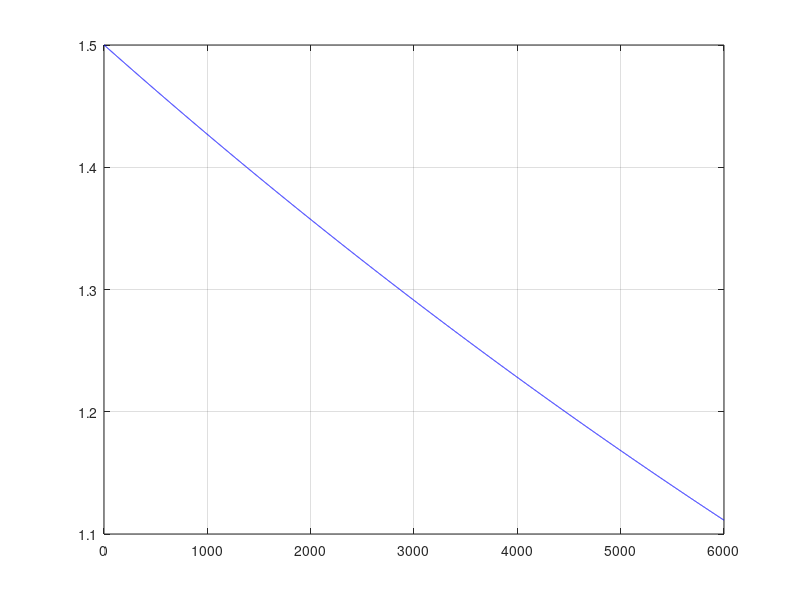
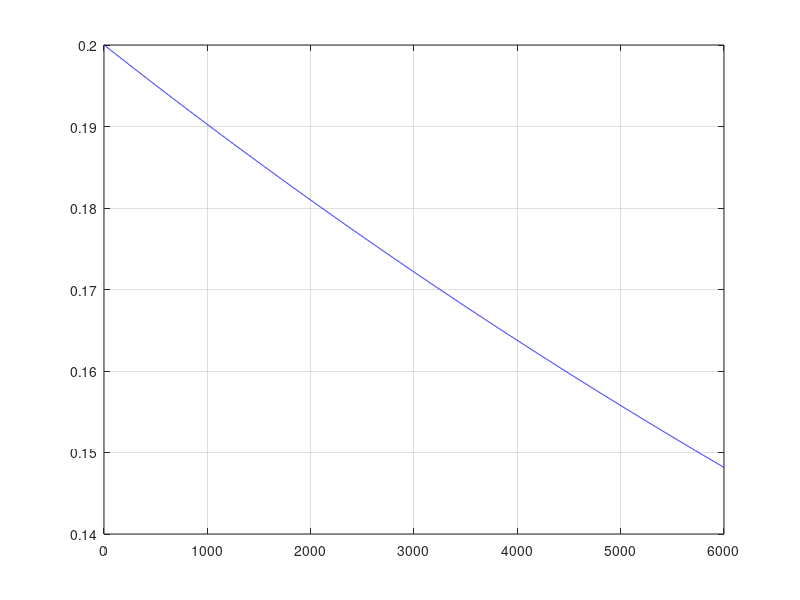

These charts were generated, in order, by the following MATLAB code:

rng('default')

TsFast = 0.005;

M = zeros(1, 30/TsFast);
m = M;

M0 = 1.5;   M(1) = M0;
m0 = 0.2;   m(1) = m0;

for k = 1 : 30/TsFast-1
    M(k+1) = M(k) - 0.01*TsFast*M(k) + 0.00*TsFast*randn(1,1);
    m(k+1) = m(k) - 0.01*TsFast*m(k) + 0.00*TsFast*randn(1,1);
end
%%

figure
plot(M, 'b');
grid on
figure
plot(m, 'b')
grid on
